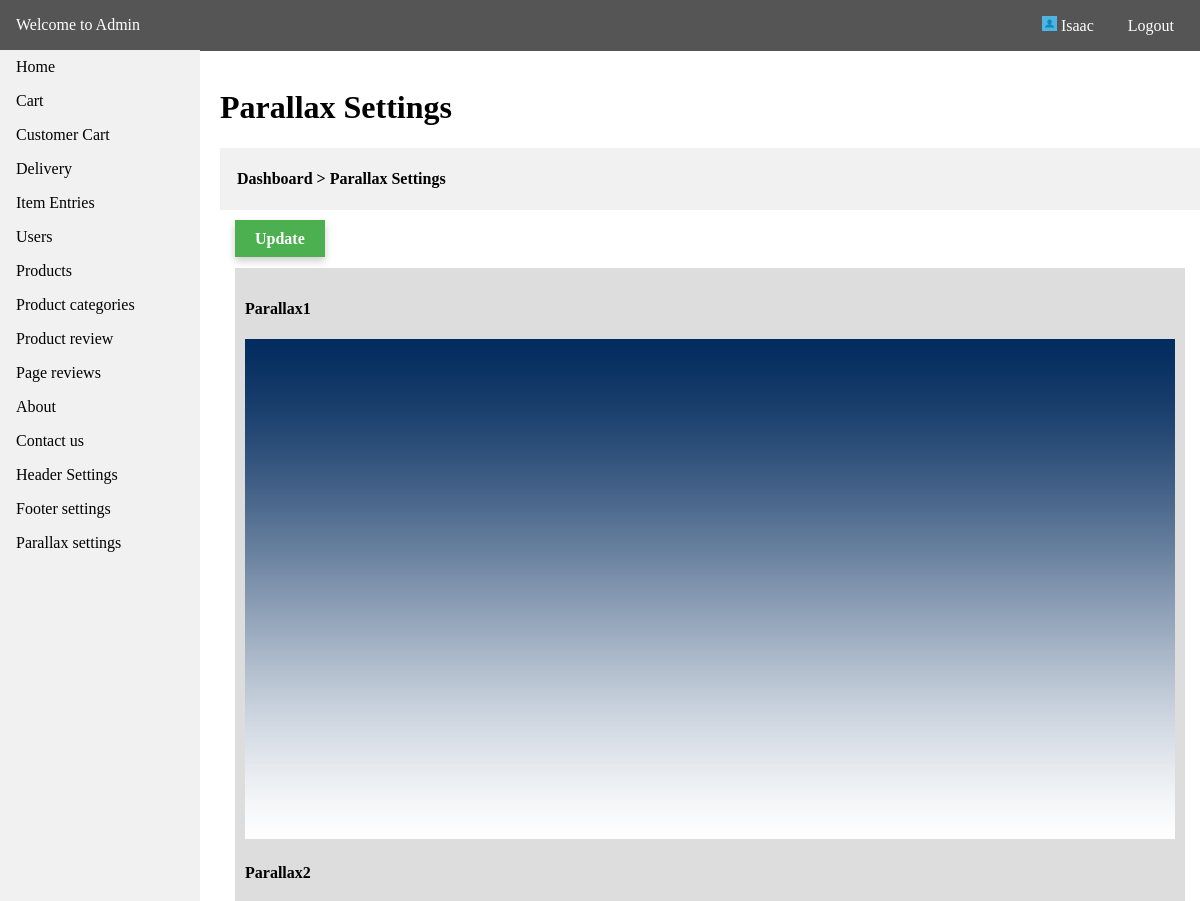
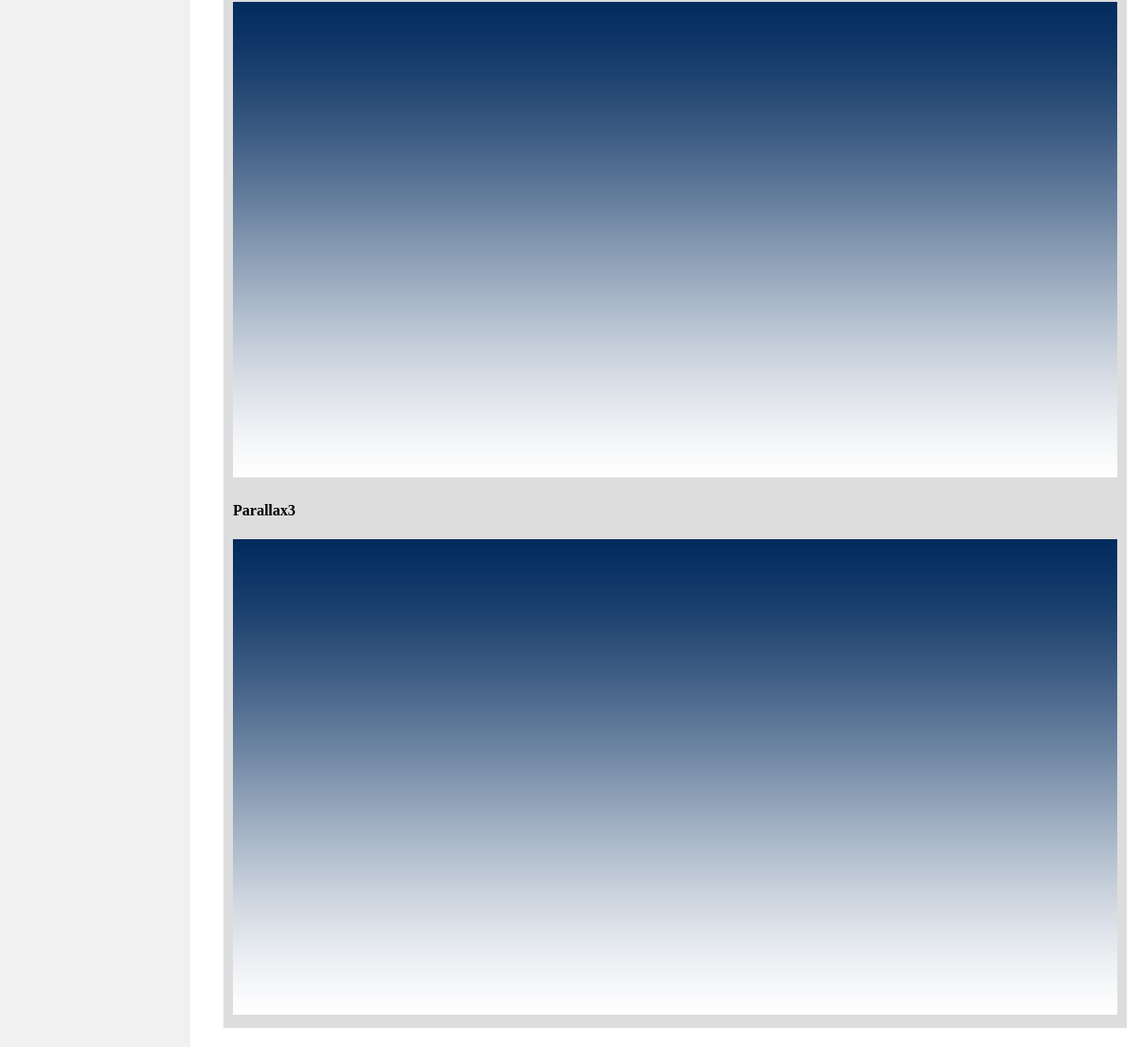
The page /admin/parallax.php (signed in) on the database its author committed (2 pictures, top to bottom).
### tables this page shows
CREATE TABLE `tbl_menus` (
  `id` int(11) NOT NULL,
  `menu_name` varchar(255) NOT NULL,
  `menu_link` varchar(255) NOT NULL,
  `date_created` datetime NOT NULL DEFAULT CURRENT_TIMESTAMP
);

CREATE TABLE `tbl_parallax` (
  `id` int(11) NOT NULL,
  `image` varchar(255) NOT NULL,
  `image2` varchar(255) NOT NULL,
  `image3` varchar(255) NOT NULL,
  `activated` int(11) NOT NULL,
  `date_created` datetime NOT NULL DEFAULT CURRENT_TIMESTAMP
);

### api/dbh.php (called while the page is built, shortened)
<?php
class dbh {
    public function __construct() {
        $this->servername = HOST;
        $this->username = USER;
        $this->password = PASS;
        $this->dbname = DBNAME;
        $this->conn = mysqli_connect($this->servername,$this->username,$this->password,$this->dbname);
    }
}
?>

### config.php (called while the page is built, shortened)
<?php
include API.'dbh.php';
include API.'viewUser.php';
$viewUser = new ViewUser;
?>

### api/viewUser.php (called while the page is built, shortened)
<?php
class ViewUser extends User {
    public function get_data($get_table) {
        $query = "SELECT * FROM ".$get_table." ORDER BY id DESC";
        $res = mysqli_query($this->conn,$query);
        return $res;
    }
    public function get_query($query) {
        $res = mysqli_query($this->conn,$query);
        return $res;
    }
}
?>

### admin/parallax.php (the view, shortened to what this page needs)
<?php
include '../config.php';
    $table = "tbl_parallax";
    $res = $viewUser->get_data($table);
    foreach ($res as $row) {
        $image1 = $row['image'];
        $image2 = $row['image2'];
        $image3 = $row['image3'];
        $id = $row['id'];
    }
?>
<!DOCTYPE html>
<html>
<head>
    <link rel="stylesheet" type="text/css" media="screen" href="admin_css/main.css" />
</head>
<body>
<?php
include 'require/nav.php';
?>
<div class="container">
    <br>
<h1>Parallax Settings</h1>
<div style="background-color:#f1f1f1;padding:1px;"><h4>&nbsp &nbsp <a style="color:#000;text-decoration:none;" href="<?php echo ADMIN_URL.'home.php'; ?>">Dashboard</a> > Parallax Settings</h4></div>
    <div class="content">
        <div class="row">
            <div class="options">
                <a class="update" href="<?php echo ADMIN_URL.'parallax_update.php?id='.$id; ?>">Update</a>
            </div>
            <div style="padding: 20px;">
                <div style="padding:10px;width:100%;background-color:#ddd;">
                <h4>Parallax1</h4>
                <img src="../<?php echo $image1;?>" style="height:500px; width:100%;">
                <h4>Parallax2</h4>
                <img src="../<?php echo $image2;?>" style="height:500px; width:100%;">
                <h4>Parallax3</h4>
                <img src="../<?php echo $image3;?>" style="height:500px; width:100%;">
                </div>
            </div>
    </div>
    </div>
</div>
</body>
</html>

### admin/require/nav.php (shortened to what this page needs)
<div class="header">
    <p><a style="color:#fff;text-decoration:none;" href="<?php echo ADMIN_URL.'home.php';?>">Welcome to Admin</a></p>
    <div class="head-content">
        <p style="cursor:pointer;"><img src="<?php echo BASE_URL; ?>image/sample-image.jpg" style="height:15px;width:15px;" alt=""> <?php echo $_SESSION["admin"]; ?></p>
        <p><a style="color:#fff;text-decoration:none;" href="<?php echo ADMIN_URL.'logout.php';?>">Logout</a></p>
    </div>
</div>
<nav class="navi">
    <ul>
        <li><a href="<?php echo ADMIN_URL.'home.php';?>">Home</a></li>
    <?php
        $tbl = "SELECT * FROM tbl_menus";
        $res = $viewUser->get_query($tbl);
        while($row = $res->fetch_assoc()) {
            $menu = $row['menu_name'];
            $link = $row['menu_link'];
    ?>
        <li><a href="<?php echo ADMIN_URL.$link.'.php'; ?>"><?php echo ucfirst($menu); ?></a></li>
    <?php
        }
    ?>
    </ul>
</nav>

### admin/admin_css/main.css (style rules this page uses)
html { scroll-behavior: smooth; }
* { box-sizing: border-box; }
body { margin: 0; font-family: Cambria, Cochin, Georgia, Times, 'Times New Roman', serif; }
ul { list-style-type: none; margin: 0; padding: 0; width: 200px; top: 50px; background-color: #f1f1f1; position: fixed; height: 100%; overflow: auto; }
li a { display: block; color: #000; padding: 8px 16px; text-decoration: none; }
.header { background-color: #555; color:white; display: inline-block; width: 100%; position:fixed; top:0; padding: 16px; }
.header p { display: inline; }
.container { margin-top: 50px; margin-left: 220px; }
.content { margin-top: 20px; }
.head-content { position: relative; float:right; }
.head-content p { margin-left: 10px; padding: 10px; }
.row { margin: 0 -5px; }
.row:after { content: ""; display: table; clear: both; }
.options a { margin-left: 20px; padding: 10px 20px; background-color: #f1f1f1; text-decoration: none; color: #fff; font-weight: bold; box-shadow: 0 4px 8px 0 rgba(0, 0, 0, 0.2); }
.options .update { background-color: #4CAF50; }

### rows shown on the page
tbl_menus: menu_name "Cart"
tbl_menus: menu_name "Customer Cart"
tbl_menus: menu_name "Delivery"
tbl_menus: menu_name "Item Entries"
tbl_menus: menu_name "Users"
tbl_menus: menu_name "Products"
tbl_menus: menu_name "Product categories"
tbl_menus: menu_name "Product review"
tbl_menus: menu_name "Page reviews"
tbl_menus: menu_name "About"
tbl_menus: menu_name "Contact us"
tbl_menus: menu_name "Header Settings"
tbl_menus: menu_name "Footer settings"
tbl_menus: menu_name "Parallax settings"
tbl_parallax: image (picture), image2 (picture), image3 (picture)

### other values the page prints
$_SESSION["admin"] "Isaac"
